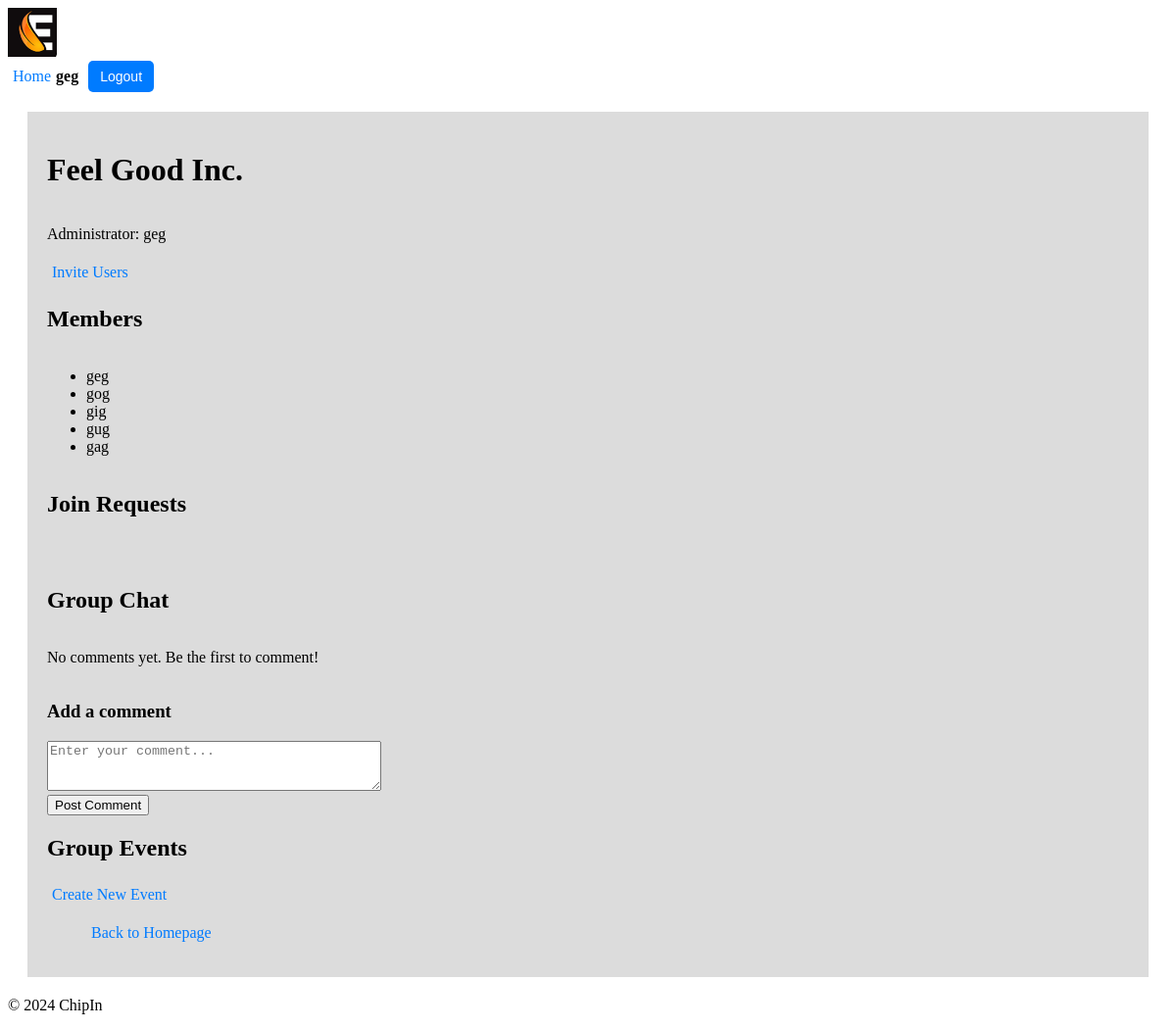
Page /chipin/group/1/ (signed in) on the earlier database version.
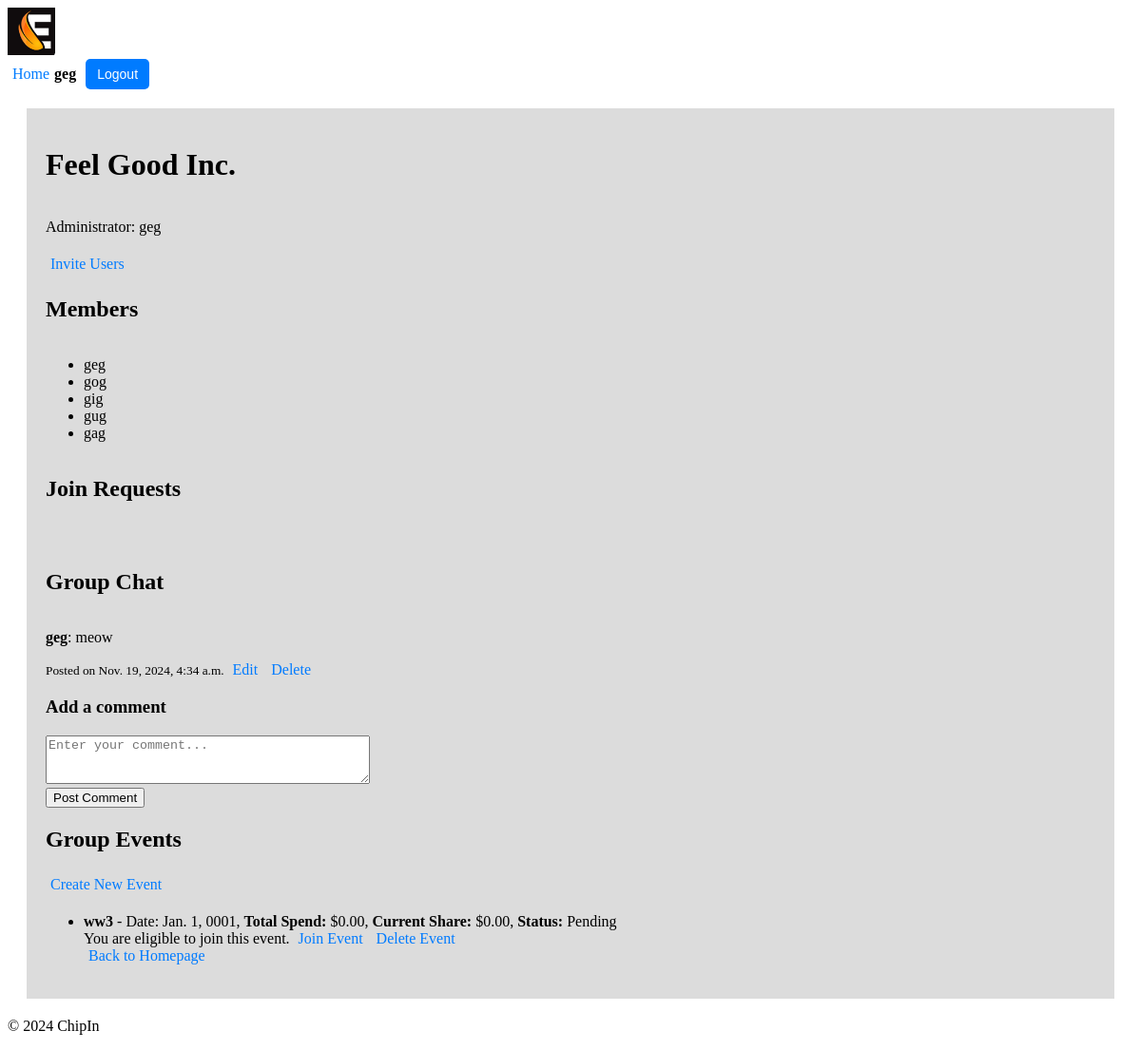
Same page on the later database version.
### users/models.py (models this page shows, shortened)
class Profile(models.Model):
    user = models.OneToOneField(User, on_delete=models.CASCADE)
    first_name = models.CharField(max_length=30)
    surname = models.CharField(max_length=30)
    nickname = models.CharField(max_length=30, unique=True, null=False, blank=False)
    max_spend = models.DecimalField(max_digits=10, decimal_places=2, default=100.00)  # Max spend for each event
    balance = models.DecimalField(max_digits=10, decimal_places=2, default=100.00)  # User's current balance

### chipin/models.py (models this page shows, shortened)
class Group(models.Model):
    name = models.CharField(max_length=100)
    admin = models.ForeignKey(User, related_name='admin_groups', on_delete=models.CASCADE)
    members = models.ManyToManyField(User, related_name='group_memberships', blank=True)
    invited_users = models.ManyToManyField(User, related_name='pending_invitations', blank=True)

class Comment(models.Model):
    user = models.ForeignKey(User, on_delete=models.CASCADE)  # User who posted the comment
    group = models.ForeignKey(Group, related_name='comments', on_delete=models.CASCADE)  # Group associated with the comment
    content = models.TextField()  # The comment content
    created_at = models.DateTimeField(auto_now_add=True)  # Timestamp when the comment was posted
    updated_at = models.DateTimeField(auto_now=True)  # Timestamp for the latest update

class Event(models.Model):
    name = models.CharField(max_length=100)
    date = models.DateField()
    total_spend = models.DecimalField(max_digits=10, decimal_places=2)
    status = models.CharField(max_length=20, default='Pending')  # Can be 'Pending' or 'Active'
    group = models.ForeignKey(Group, related_name='events', on_delete=models.CASCADE)
    members = models.ManyToManyField(User, related_name='event_memberships', blank=True)
    def calculate_share(self):
        members_count = self.group.members.count()
        if members_count == 0:
            return 0
        return self.total_spend / members_count

### chipin/views.py (the view)
# urls.py: path('group/<int:group_id>/', views.group_detail, name='group_detail'),
@login_required
def group_detail(request, group_id, edit_comment_id=None):
    group = get_object_or_404(Group, id=group_id)
    comments = group.comments.all().order_by('-created_at')  # Fetch all comments for the group
    events = group.events.all()  # Fetch all events associated with the group
    if edit_comment_id: # Fetch the comment to edit, if edit_comment_id is provided
        comment_to_edit = get_object_or_404(Comment, id=edit_comment_id)
        if comment_to_edit.user != request.user:
            return redirect('chipin:group_detail', group_id=group.id)
    else:
        comment_to_edit = None
    if request.method == 'POST':
        if comment_to_edit: # Editing an existing comment
            form = CommentForm(request.POST, instance=comment_to_edit)
        else: # Adding a new comment
            form = CommentForm(request.POST)
        if form.is_valid():
            comment = form.save(commit=False)
            comment.user = request.user
            comment.group = group
            comment.save()
            return redirect('chipin:group_detail', group_id=group.id)
    else:
        form = CommentForm(instance=comment_to_edit) if comment_to_edit else CommentForm()
    event_share_info = {}
    for event in events:
        event_share = event.calculate_share()
        user_eligible = request.user.profile.max_spend >= event_share
        user_has_joined = request.user in event.members.all()  # Check if the user has already joined the event
        event_share_info[event] = {
            'share': event_share,
            'eligible': user_eligible,
            'status': event.status,
            'joined': user_has_joined
        }
    return render(request, 'chipin/group_detail.html', {
        'group': group,
        'comments': comments,
        'form': form,
        'comment_to_edit': comment_to_edit,
        'events': events,
        'event_share_info': event_share_info,
    })

### chipin/forms.py (shortened to what this page needs)
class CommentForm(forms.ModelForm):
    class Meta:
        model = Comment
        fields = ['content']
        widgets = {
            'content': forms.Textarea(attrs={'rows': 3, 'placeholder': 'Enter your comment...'})
        }

### chipin/context_processors.py (called while the page is built)
def user_profile(request):
    if request.user.is_authenticated:
        try:
            return {'nickname': request.user.profile.nickname}
        except Profile.DoesNotExist:
            return {'nickname': request.user.username}  # Fallback to username if no profile exists
    return {}

### chipin/templates/chipin/group_detail.html (shortened to what this page needs)
{% extends 'chipin/base.html' %}
{% block content %}
    <h1>{{ group.name }}</h1>
    <p>Administrator: {{ group.admin.profile.nickname }}</p>
    {% if request.user == group.admin %}
        <a href="{% url 'chipin:invite_users' group.id %}">Invite Users</a>
    {% endif %}
    <h2>Members</h2>
    <ul>
        {% for member in group.members.all %}
        <li>{{ member.profile.nickname }}</li>
        {% endfor %}
    </ul>
    {% if request.user in group.members.all %}
        <h2>Join Requests</h2>
    {% endif %}
    <h2>Group Chat</h2>
    <div class="comments-section">
        {% for comment in comments %}
            <div class="comment">
                <p><strong>{{ comment.user.profile.nickname }}</strong>: {{ comment.content }}</p>
                <small>Posted on {{ comment.created_at }}</small>
                {% if comment.user == request.user or request.user == group.admin %}
                    <a href="{% url 'chipin:edit_comment' group.id comment.id %}">Edit</a>
                    <a href="{% url 'chipin:delete_comment' comment.id %}" onclick="return confirm('Are you sure?')">Delete</a>
                {% endif %}
            </div>
        {% empty %}
            <p>No comments yet. Be the first to comment!</p>
        {% endfor %}
    </div>
    <h3>{% if comment_to_edit %}Edit Comment{% else %}Add a comment{% endif %}</h3>
    <form method="POST">
        <div class="form-group">
            {{ form.content }}
        </div>
        <button type="submit">{% if comment_to_edit %}Save Comment{% else %}Post Comment{% endif %}</button>
    </form>
    <h2>Group Events</h2>
    {% if request.user == group.admin %}
        <a href="{% url 'chipin:create_event' group.id %}" class="btn btn-primary">Create New Event</a>
    {% endif %}
    <ul>
        {% for event, info in event_share_info.items %}
            <li>
                <strong>{{ event.name }}</strong> - Date: {{ event.date }},
                <strong>Total Spend:</strong> ${{ event.total_spend }},
                <strong>Current Share:</strong> ${{ info.share }},
                <strong>Status:</strong> <span class="event-status">{{ info.status }}</span><br>
                {% if info.joined %}
                    <span class="joined">You have already joined this event.</span>
                    <a href="{% url 'chipin:leave_event' group.id event.id %}" class="btn btn-warning" onclick="return confirm('Are you sure you want to leave this event?');">Leave Event</a>
                {% else %}
                    {% if info.eligible %}
                        <span class="eligible">You are eligible to join this event.</span>
                        <a href="{% url 'chipin:join_event' group.id event.id %}" class="btn btn-success">Join Event</a>
                    {% else %}
                        <span class="waiting-room">You are in the waiting room for this event. Increase your balance or wait for more members to join.</span>
                    {% endif %}
                {% endif %}
                {% if request.user == group.admin %}
                    <a href="{% url 'chipin:delete_event' group.id event.id %}" class="btn btn-danger" onclick="return confirm('Are you sure you want to delete this event?');">Delete Event</a>
                {% endif %}
            </li>
        {% endfor %}
        <a href="{% url 'chipin:home' %}">Back to Homepage</a>
    </ul>
{% endblock %}

### chipin/templates/chipin/base.html (shortened to what this page needs)
{% load static %}
<!DOCTYPE html>
<html lang="en">
<head>
    <link rel="stylesheet" href="{% static 'chipin/styles.css' %}">
</head>
<body>
    <header>
        <div class="logo">
            <img src="{% static 'chipin/logo_90.jpg' %}" alt="ChipIn Logo">
        </div>
        <div class="user-info">
            {% if request.user.is_authenticated %}
                <a href="{% url 'chipin:home' %}">Home</a> <span>{{ request.user.profile.nickname }}</span>
                <form action="{% url 'users:logout' %}" method="post">
                    <button type="submit">Logout</button>
                </form>
            {% else %}
                <a href="{% url 'users:login' %}">Login</a> <a href="{% url 'users:register' %}">Register</a>
            {% endif %}
        </div>
    </header>
    <main style="display: flex; justify-content: center; align-items: left; background-color: rgb(220, 220, 220); flex-direction: column; margin: 20px; padding: 20px;">
        {% block content %}
        {% endblock %}
    </main>
    <footer>
        <p>&copy; 2024 ChipIn</p>
    </footer>
</body>
</html>

### chipin/static/chipin/styles.css (style rules this page uses)
.logo img { max-height: 50px; }
.user-info { display: flex; align-items: center; font-size: 16px; }
.user-info span { margin-right: 10px; font-weight: bold; }
.user-info button { background-color: #007BFF; color: white; border: none; padding: 8px 12px; cursor: pointer; border-radius: 5px; font-size: 14px; }
button { margin-left: auto; }
a { color: #007BFF; text-decoration: none; padding: 5px }

Differences in the rows shown:
added Comment: user.profile.nickname "geg", content "meow", created_at "Nov. 19, 2024, 4:34 a.m.", shows "Edit"
added Event: name "ww3", date "Jan. 1, 0001", total_spend "0.00", share "0.00", status "Pending"
Other differences:
text no longer shown: "No comments yet. Be the first to comment!"
